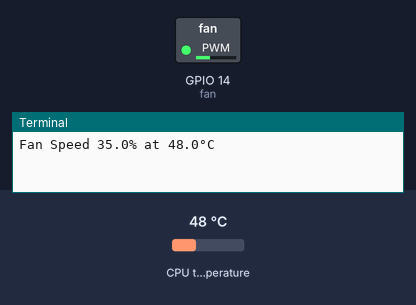
Bench run of a program on a simulated Raspberry Pi (BCM pin numbers). On the bench: switched loads named in the program (green lamp = pin HIGH), the last lines printed to the terminal. The inputs (shaded band) are chosen by the test bench; at power-on: CPU temperature 48 °C.

Above: at 1.2 s.
1.3 s: CPU temperature set to 31 °C
At 5.4 s:
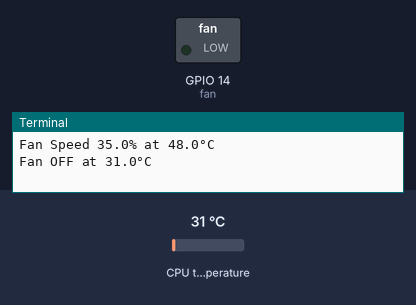
7.3 s: CPU temperature set to 44 °C
At 11.0 s:
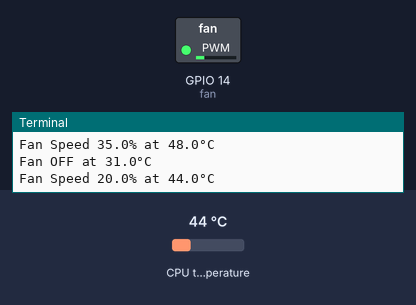
13.3 s: CPU temperature set to 58 °C
At 15.4 s:
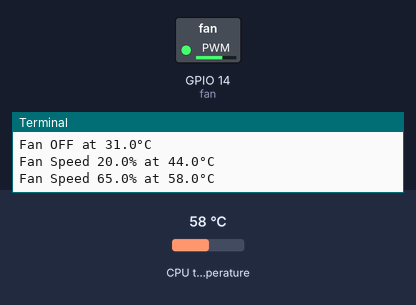
19.3 s: CPU temperature set to 71 °C
At 20.9 s:
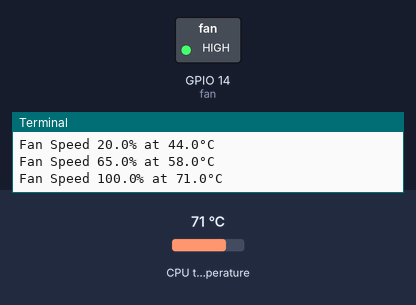
25.3 s: CPU temperature set to 41 °C
At 30.9 s:
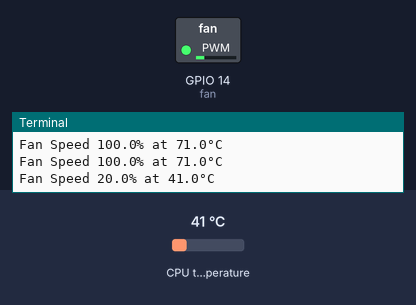
31.6 s: CPU temperature set to 38 °C
At 36.5 s:
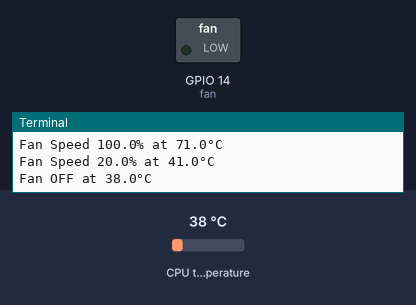
Timing chart, 0 to 38.0 s (numbered marks = the images above; inputs shaded):
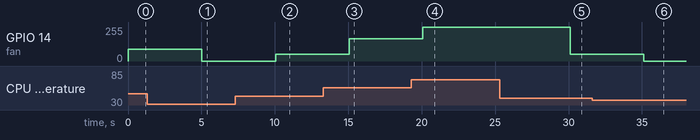

Measured:
- the behaviour switches between 40 and 39 °C on CPU temperature (found by bisection; images 5 and 6)
- after the input at 1.3 s, GPIO 14 (fan): 89/255 → 0/255 after 3.7 s
- after the input at 7.3 s, GPIO 14 (fan): 0/255 → 51/255 after 2.7 s
- after the input at 13.3 s, GPIO 14 (fan): 51/255 → 166/255 after 1.8 s
- after the input at 19.3 s, GPIO 14 (fan): 166/255 → 255/255 after 0.78 s
- after the input at 25.3 s, GPIO 14 (fan): 255/255 → 51/255 after 4.8 s
- after the input at 31.6 s, GPIO 14 (fan): 51/255 → 0/255 after 3.5 s

The program:

fan_control.py
```python
import os
import time
from gpiozero import PWMOutputDevice

FAN_PIN = 14  # Pin GPIO donde está conectado el ventilador (cambia si es necesario)
ON_TEMP = 40  # Temperatura (°C) para que el ventilador se encienda
OFF_TEMP = 38  # Temperatura (°C) para que el ventilador se apague

fan = PWMOutputDevice(FAN_PIN)  # Inicializa el ventilador con control PWM

def get_cpu_temp():
    """Obtiene la temperatura de la CPU del Raspberry Pi."""
    temp = os.popen("vcgencmd measure_temp").readline()
    return float(temp.replace("temp=", "").replace("'C\n", ""))

def set_fan_speed(temp):
    """Establece la velocidad del ventilador según la temperatura."""
    if 40 <= temp < 45:
        fan.value = 0.20  # 20% de la capacidad
    elif 45 <= temp < 50:
        fan.value = 0.35  # 35% de la capacidad
    elif 50 <= temp < 55:
        fan.value = 0.50  # 50% de la capacidad
    elif 55 <= temp < 60:
        fan.value = 0.65  # 65% de la capacidad
    elif 60 <= temp < 65:
        fan.value = 0.80  # 80% de la capacidad
    elif temp >= 65:
        fan.value = 1.00  # 100% de la capacidad
    elif temp <= OFF_TEMP:
        fan.value = 0  # Apagar el ventilador si la temperatura es menor que OFF_TEMP

while True:
    temp = get_cpu_temp()

    if temp >= ON_TEMP:
        set_fan_speed(temp)
        print(f"Fan Speed {fan.value*100}% at {temp}°C")
    else:
        fan.value = 0  # Si la temperatura es menor que ON_TEMP, el ventilador se apaga
        print(f"Fan OFF at {temp}°C")

    time.sleep(5)  # Revisar la temperatura cada 5 segundos
```
